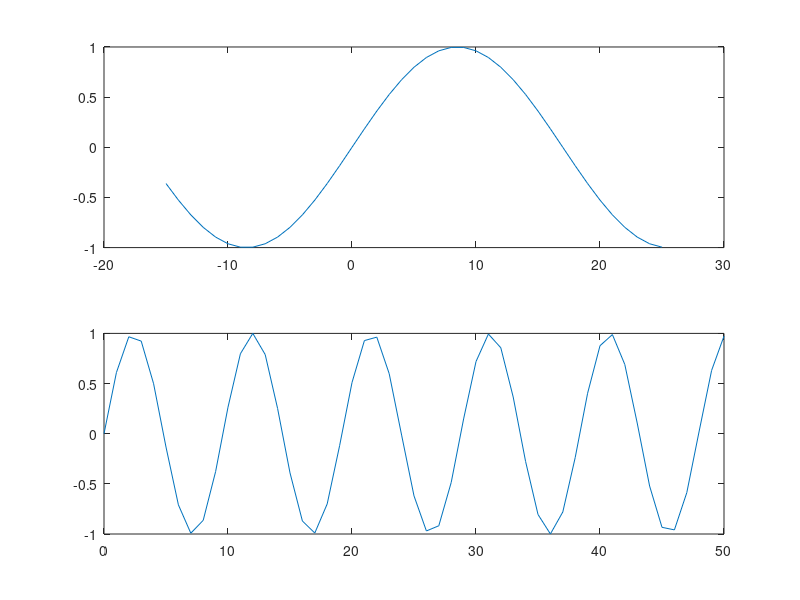

Recreate this plot in MATLAB.
n = -15:1:25; %Se defineste vectorul n
m = 0:1:50; %Se defineste vectorul m

%Se defineste vectorul x1
for i = 1:1:length(n)
    x1(i) = sin(pi*n(i)/17);
end

%Se defineste vectorul x2
for i = 1:1:length(m)
    x2(i) = sin(pi*m(i)/sqrt(23));
end

%Se reprezinta ambele functii pe acelasi grafic
plot(n,x1);
hold on;
plot(m,x2);

%Se reprezinta functiile pe grafice diferite
subplot(2,1,1);
plot(n,x1);
subplot(2,1,2);
plot(m,x2);